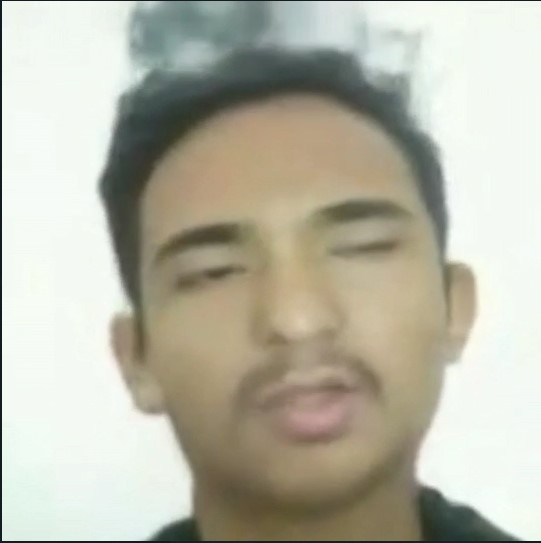
#> input picture Data/citra.jpg, 541 x 543 px
$ jupyter execute 'face Recognetion.ipynb'
#> lines starting #> are read from the running program, lines starting #| are printed output that depends on the picture; after the words box and inside, x2 and y2 are one past the last pixel; in counts of white or black regions, pixels touching at a corner belong together
[cell 1]
import numpy as np
import cv2

pengklasifikasiwajah = cv2.CascadeClassifier ("Data/haarcascade_frontalface_default.xml")
citra = cv2.imread('Data/citra.jpg')
#> citra is the input picture: shape (543, 541, 3); mean B, G, R 168.6, 183.7, 185
abuAbu = cv2.cvtColor(citra, cv2.COLOR_BGR2GRAY)
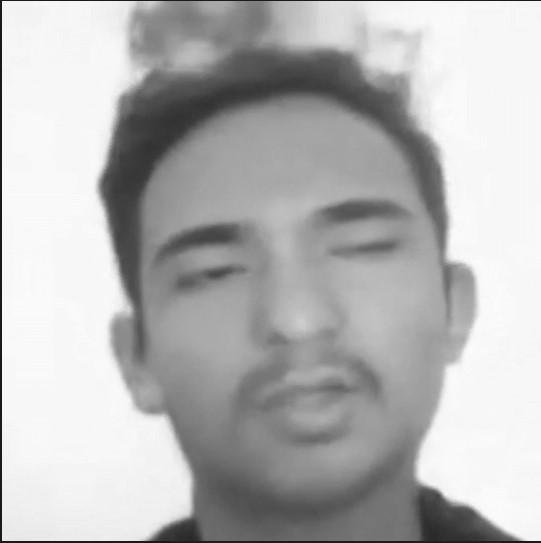
#> abuAbu: shape (543, 541); min 17, max 253, mean 182.4
deteksi_wajah = pengklasifikasiwajah.detectMultiScale ( abuAbu, scaleFactor = 1.1, minNeighbors = 5)
#> deteksi_wajah = [[99, 107, 377, 377]]

for (x, y, w, h) in deteksi_wajah:
    cv2.rectangle(citra, (x,y), (x+w, y+h), (0, 255, 0), 2)
    cv2.imshow('Citra Wajah',citra)
#> this loop made 1 pass
#> pass 1, `cv2.imshow('Citra Wajah',citra)`:
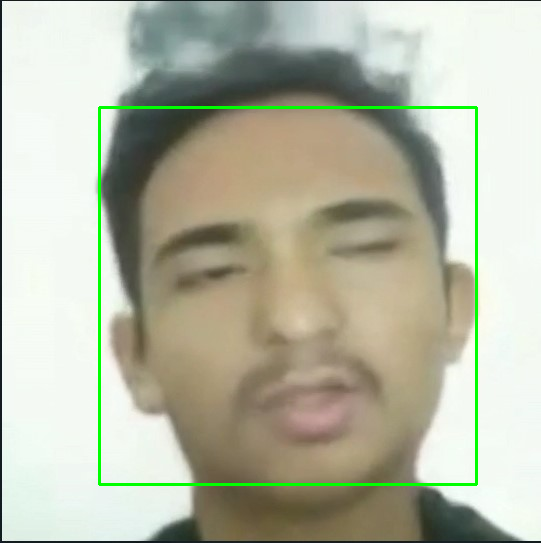
#> window 'Citra Wajah': shape (543, 541, 3); mean B, G, R 165.7, 184.6, 182

[cell 2]
import numpy as np
import cv2

pengklasifikasiwajah1 = cv2.CascadeClassifier ('Data/lbpcascade_frontalface.xml')
citra1 = cv2.imread('Data/citra.jpg')
abuAbu1 = cv2.cvtColor(citra1, cv2.COLOR_BGR2GRAY)
deteksi_wajah1 = pengklasifikasiwajah1.detectMultiScale ( abuAbu1, scaleFactor = 1.1, minNeighbors = 5)
#> deteksi_wajah1 = [[101, 106, 382, 382]]

for (x, y, w, h) in deteksi_wajah1:
    cv2.rectangle(citra, (x,y), (x+w, y+h), (0, 255, 0), 2)
    cv2.imshow('Citra Wajah',citra1)
#> this loop made 1 pass
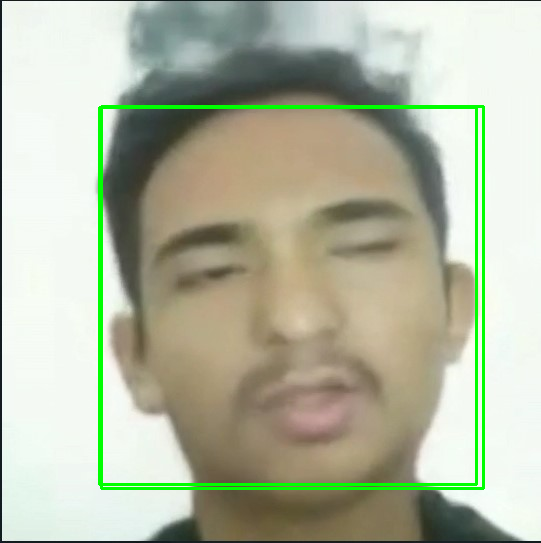
#> citra: shape (543, 541, 3); 1.17% of pixels changed, all inside (x1, y1, x2, y2) = (100, 105, 485, 490)
